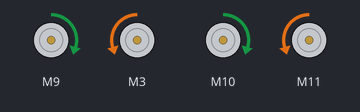
The sketch below on a simulated Arduino Uno, built with avr-gcc and run on an emulated ATmega328P. Shown: 4 × DC motor (green arrow = forward, orange = backward, longer = faster).

Above: at 0.1 s.
At 10.1 s:
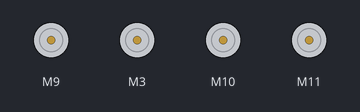
Timing chart, 0 to 11.6 s (numbered marks = the images above):
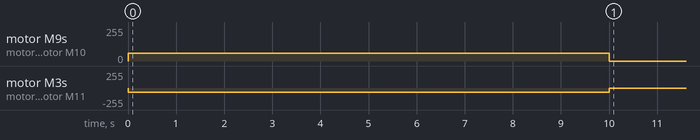

The sketch:

MOTOR_TEST_CODE.ino
```cpp
#include "CytronMotorDriver.h"


// Configure the motor driver.
CytronMD motor2(PWM_DIR, 3, 7); //Front Right
CytronMD motor8(PWM_DIR, 11, 13); //Rear Right
CytronMD motor1(PWM_DIR, 9, 8); //Front Left
CytronMD motor4(PWM_DIR, 10, 12); //Rear Left
int spd = 60;


// The setup routine runs once when you press reset.
void setup()
{
  //Stop
//  motor1.setSpeed(0);
//  motor2.setSpeed(0);
//  motor4.setSpeed(0);
//  motor8.setSpeed(0);
//  delay(10000);

  //Moving Foward
  motor1.setSpeed(spd);
  motor2.setSpeed(-spd);
  motor4.setSpeed(spd);
  motor8.setSpeed(-spd);

//  //Moving Backward
//  motor1.setSpeed(-spd);
//  motor2.setSpeed(spd);
//  motor4.setSpeed(-spd);
//  motor8.setSpeed(spd);
//
//  //Turning Right
//  motor1.setSpeed(-spd);
//  motor2.setSpeed(-spd);
//  motor4.setSpeed(-spd);
//  motor8.setSpeed(-spd);
//
//  //Turning Left
//  motor1.setSpeed(-spd);
//  motor2.setSpeed(-spd);
//  motor4.setSpeed(-spd);
//  motor8.setSpeed(-spd);

  delay(10000);
  //Stop
  motor1.setSpeed(0);
  motor2.setSpeed(0);
  motor4.setSpeed(0);
  motor8.setSpeed(0);
}


void loop() {

}
```

Measured:
- by itself, motor M9, motor M10: stopped → forward 60/255 at 0.00 s, → stopped 10.0 s later
- by itself, motor M3, motor M11: stopped → backward 60/255 at 0.00 s, → stopped 10.0 s later
